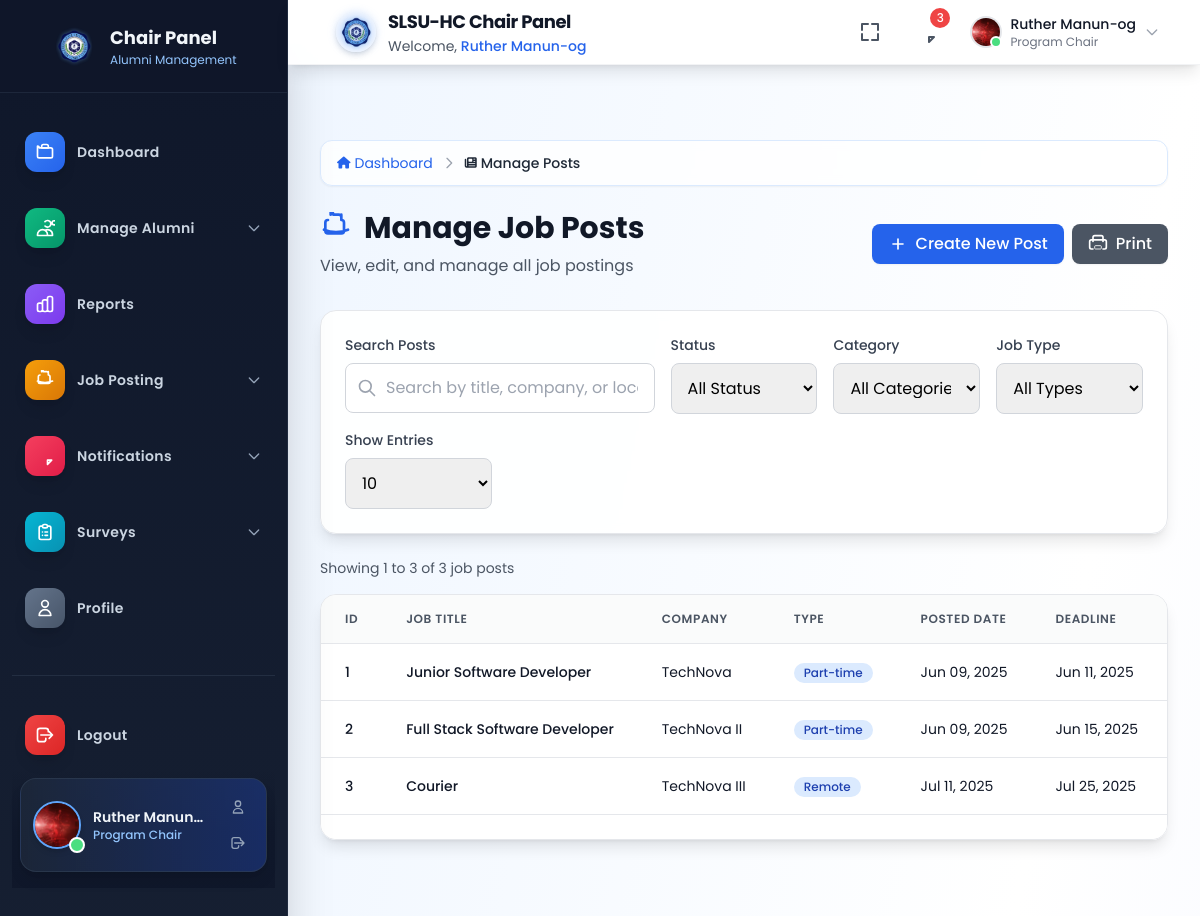
/program_chair/manage-posts.php (signed in), run on the app's committed database.
### tables this page shows
CREATE TABLE `job_posts` (
  `id` int(11) NOT NULL,
  `job_title` varchar(255) NOT NULL,
  `company_name` varchar(255) NOT NULL,
  `company_logo` varchar(255) DEFAULT NULL,
  `job_type` varchar(50) NOT NULL,
  `job_category` varchar(100) NOT NULL,
  `location` varchar(255) NOT NULL,
  `salary_min` decimal(10,2) DEFAULT NULL,
  `salary_max` decimal(10,2) DEFAULT NULL,
  `currency` varchar(3) DEFAULT 'USD',
  `deadline` date NOT NULL,
  `contact_email` varchar(255) NOT NULL,
  `contact_phone` varchar(50) NOT NULL,
  `job_description` text NOT NULL,
  `qualifications` text NOT NULL,
  `how_to_apply` text NOT NULL,
  `job_link` varchar(255) DEFAULT NULL,
  `status` enum('draft','published','archived') NOT NULL DEFAULT 'draft',
  `posted_date` datetime NOT NULL,
  `created_at` timestamp NULL DEFAULT current_timestamp(),
  `updated_at` timestamp NULL DEFAULT current_timestamp() ON UPDATE current_timestamp()
);

### program_chair/manage-posts.php (the view, shortened to what this page needs)
<?php
include 'includes/header.php';
$breadcrumbs = [
    ['label' => 'Dashboard', 'url' => 'index.php', 'icon' => 'fa-home'],
    ['label' => 'Manage Posts', 'icon' => 'fa-newspaper'],
];
$search = isset($_GET['search']) ? $_GET['search'] : '';
$id_sort = isset($_GET['id_sort']) ? $_GET['id_sort'] : '';
$query = "SELECT * FROM job_posts WHERE 1=1";
$count_query = "SELECT COUNT(*) as total FROM job_posts WHERE 1=1";
$params = [];
if ($id_sort === 'asc' || $id_sort === '') {
    $query .= " ORDER BY id ASC";
} elseif ($id_sort === 'desc') {
    $query .= " ORDER BY id DESC";
} else {
    $query .= " ORDER BY posted_date DESC";
}
$entries_options = [5, 10, 15, 20, 25, 50, 100];
$entries_per_page = isset($_GET['entries']) && in_array((int)$_GET['entries'], $entries_options) ? (int)$_GET['entries'] : 10;
$current_page_num = isset($_GET['page']) ? (int)$_GET['page'] : 1;
$offset = ($current_page_num - 1) * $entries_per_page;
$query .= " LIMIT :offset, :limit";
try {
    $stmt = $conn->prepare($count_query);
    $stmt->execute($params);
    $total_records = $stmt->fetch(PDO::FETCH_ASSOC)['total'] ?? 0;
    $stmt = $conn->prepare($query);
    $stmt->bindValue(':offset', $offset, PDO::PARAM_INT);
    $stmt->bindValue(':limit', $entries_per_page, PDO::PARAM_INT);
    $stmt->execute();
    $result = $stmt->fetchAll(PDO::FETCH_ASSOC);
} catch (PDOException $e) {
    echo '<div class="bg-red-100 border border-red-400 text-red-700 px-4 py-3 rounded mb-4">';
    echo 'Database Error: ' . $e->getMessage();
    echo '</div>';
    $result = [];
    $total_records = 0;
    $total_pages = 0;
}
    ?>
<!DOCTYPE html>
<html lang="en">
<head>
    <script src="https://cdn.tailwindcss.com"></script>
    <link rel="stylesheet" href="https://cdnjs.cloudflare.com/ajax/libs/font-awesome/6.4.0/css/all.min.css">
</head>
<body class="bg-gray-50">
    <?php include 'includes/navbar.php'; ?>
    <?php include 'includes/breadcrumb.php'; ?>
    <main class="lg:ml-72 pt-16 min-h-screen bg-gradient-to-br from-blue-50 via-white to-indigo-50">
        <div class="p-4 sm:p-6 lg:p-8">
            <div class="mb-6">
                <nav class="flex items-center space-x-2 text-sm text-gray-600 bg-white/80 backdrop-blur-sm rounded-xl px-4 py-3 shadow-sm border border-blue-100">
                    <?php foreach (
                        isset($breadcrumbs) ? $breadcrumbs : [] as $index => $breadcrumb): ?>
                        <?php if ($index > 0): ?>
                            <svg class="w-4 h-4 text-gray-400" fill="none" stroke="currentColor" viewBox="0 0 24 24">
                                <path stroke-linecap="round" stroke-linejoin="round" stroke-width="2" d="M9 5l7 7-7 7"></path>
                            </svg>
                        <?php endif; ?>
                        <?php if (isset($breadcrumb['url'])): ?>
                            <a href="<?php echo htmlspecialchars($breadcrumb['url']); ?>" class="flex items-center space-x-1 text-blue-600 hover:text-blue-800 transition-colors duration-200">
                                <i class="fas <?php echo htmlspecialchars($breadcrumb['icon']); ?> text-xs"></i>
                                <span><?php echo htmlspecialchars($breadcrumb['label']); ?></span>
                            </a>
                        <?php else: ?>
                            <span class="flex items-center space-x-1 text-gray-800 font-medium">
                                <i class="fas <?php echo htmlspecialchars($breadcrumb['icon']); ?> text-xs"></i>
                                <span><?php echo htmlspecialchars($breadcrumb['label']); ?></span>
                            </span>
                        <?php endif; ?>
                    <?php endforeach; ?>
                </nav>
            </div>
            <div class="mb-8">
                <div class="flex flex-col sm:flex-row sm:items-center sm:justify-between">
                    <div>
                        <h1 class="text-3xl font-bold text-gray-900 flex items-center">
                            Manage Job Posts
                        </h1>
                        <p class="mt-2 text-gray-600">View, edit, and manage all job postings</p>
                    </div>
                    <div class="mt-4 sm:mt-0 flex space-x-2">
                        <a href="create-posts.php" class="inline-flex items-center px-4 py-2 bg-blue-600 hover:bg-blue-700 text-white font-medium rounded-lg transition-colors duration-200 shadow-sm">
                            <svg class="w-5 h-5 mr-2" fill="none" stroke="currentColor" viewBox="0 0 24 24">
                                <path stroke-linecap="round" stroke-linejoin="round" stroke-width="2" d="M12 6v6m0 0v6m0-6h6m-6 0H6"></path>
                            </svg>
                            Create New Post
                        </a>
                        <button type="button" onclick="printTable()" class="inline-flex items-center px-4 py-2 bg-gray-600 hover:bg-gray-700 text-white font-medium rounded-lg transition-colors duration-200 shadow-sm">
                            Print
                        </button>
                    </div>
                </div>
            </div>
            <div class="bg-white/90 backdrop-blur-sm rounded-2xl shadow-lg border border-gray-200 mb-6">
                <div class="p-6">
                    <div class="space-y-4">
                        <div class="grid grid-cols-1 md:grid-cols-2 lg:grid-cols-5 gap-4">
                            <div class="lg:col-span-2">
                                <label class="block text-sm font-medium text-gray-700 mb-2">Search Posts</label>
                                <div class="relative">
                                    <input type="text" id="searchInput" value="<?php echo htmlspecialchars($search); ?>"
                                           class="w-full pl-10 pr-4 py-3 border border-gray-300 rounded-lg focus:ring-2 focus:ring-blue-500 focus:border-blue-500 transition-all duration-200"
                                           placeholder="Search by title, company, or location...">
                                    <div class="absolute inset-y-0 left-0 pl-3 flex items-center pointer-events-none">
                                    </div>
                                </div>
                            </div>
                            <div>
                                <label class="block text-sm font-medium text-gray-700 mb-2">Status</label>
                                <select id="statusDropdown" class="w-full px-3 py-3 border border-gray-300 rounded-lg focus:ring-2 focus:ring-blue-500 focus:border-blue-500 transition-all duration-200">
                                    <option value="">All Status</option>
                                </select>
                            </div>
                            <div>
                                <label class="block text-sm font-medium text-gray-700 mb-2">Category</label>
                                <select id="categoryDropdown" class="w-full px-3 py-3 border border-gray-300 rounded-lg focus:ring-2 focus:ring-blue-500 focus:border-blue-500 transition-all duration-200">
                                    <option value="">All Categories</option>
                                </select>
                            </div>
                            <div>
                                <label class="block text-sm font-medium text-gray-700 mb-2">Job Type</label>
                                <select id="typeDropdown" class="w-full px-3 py-3 border border-gray-300 rounded-lg focus:ring-2 focus:ring-blue-500 focus:border-blue-500 transition-all duration-200">
                                    <option value="">All Types</option>
                                </select>
                            </div>
                            <div>
                                <label class="block text-sm font-medium text-gray-700 mb-2">Show Entries</label>
                                <select id="entriesPerPage" class="w-full px-3 py-3 border border-gray-300 rounded-lg focus:ring-2 focus:ring-blue-500 focus:border-blue-500 transition-all duration-200">
                                    <?php foreach ($entries_options as $opt): ?>
                                        <option value="<?php echo $opt; ?>" <?php if ($entries_per_page == $opt) echo 'selected'; ?>><?php echo $opt; ?></option>
                                    <?php endforeach; ?>
                                </select>
                            </div>
                        </div>
                    </div>
                </div>
            </div>
            <div class="relative">
                <div id="posts-table-container">
                    <div class="mb-4">
                        <p class="text-sm text-gray-600" id="paginationInfo">
                            Showing <?php echo $offset + 1; ?> to <?php echo min($offset + $entries_per_page, $total_records); ?> of <?php echo $total_records; ?> job posts
                        </p>
                    </div>
                    <div class="bg-white/90 backdrop-blur-sm rounded-2xl shadow-lg border border-gray-200 overflow-hidden">
                        <div class="overflow-x-auto">
                            <table class="min-w-full divide-y divide-gray-200">
                                <thead class="bg-gray-50/80">
                                    <tr>
                                        <th class="px-6 py-4 text-left text-xs font-semibold text-gray-600 uppercase tracking-wider">ID</th>
                                        <th class="px-6 py-4 text-left text-xs font-semibold text-gray-600 uppercase tracking-wider">Job Title</th>
                                        <th class="px-6 py-4 text-left text-xs font-semibold text-gray-600 uppercase tracking-wider">Company</th>
                                        <th class="px-6 py-4 text-left text-xs font-semibold text-gray-600 uppercase tracking-wider">Type</th>
                                        <th class="px-6 py-4 text-left text-xs font-semibold text-gray-600 uppercase tracking-wider">Posted Date</th>
                                        <th class="px-6 py-4 text-left text-xs font-semibold text-gray-600 uppercase tracking-wider">Deadline</th>
                                        <th class="px-6 py-4 text-left text-xs font-semibold text-gray-600 uppercase tracking-wider">Status</th>
                                    </tr>
                                </thead>
                                <tbody id="tableBody" class="bg-white divide-y divide-gray-200">
                                <?php if (count($result) > 0): ?>
                                    <?php foreach ($result as $row): ?>
                                        <tr class="hover:bg-blue-50/50 transition-colors duration-150">
                                            <td class="px-6 py-4 whitespace-nowrap text-sm font-medium text-gray-900">
                                                <?php echo $row['id']; ?>
                                            </td>
                                            <td class="px-6 py-4 whitespace-nowrap text-sm font-medium text-gray-900">
                                                <?php echo htmlspecialchars($row['job_title']); ?>
                                            </td>
                                            <td class="px-6 py-4 whitespace-nowrap text-sm text-gray-900">
                                                <?php echo htmlspecialchars($row['company_name']); ?>
                                            </td>
                                            <td class="px-6 py-4 whitespace-nowrap text-sm text-gray-900">
                                                <span class="inline-flex items-center px-2.5 py-0.5 rounded-full text-xs font-medium bg-blue-100 text-blue-800">
                                                    <?php echo htmlspecialchars($row['job_type']); ?>
                                                </span>
                                            </td>
                                            <td class="px-6 py-4 whitespace-nowrap text-sm text-gray-900">
                                                <?php echo date('M d, Y', strtotime($row['posted_date'])); ?>
                                            </td>
                                            <td class="px-6 py-4 whitespace-nowrap text-sm text-gray-900">
                                                <?php echo date('M d, Y', strtotime($row['deadline'])); ?>
                                            </td>
                                            <td class="px-6 py-4 whitespace-nowrap">
                                            </td>
                                        </tr>
                                    <?php endforeach; ?>
                                <?php endif; ?>
                            </tbody>
                        </table>
                    </div>
                    <div class="bg-white px-4 py-3 border-t border-gray-200 sm:px-6">
                    </div>
                </div>
            </div>
        </div>
    </main>
</body>
</html>

### program_chair/assets/chair-panel.css (style rules this page uses)
body { font-family: 'Poppins', sans-serif; background: #f8fafc; }

### data on the page
job_posts: id "1", job_title "Junior Software Developer", company_name "TechNova", job_type "Part-time", posted_date "Jun 09, 2025", deadline "Jun 11, 2025"
job_posts: id "2", job_title "Full Stack Software Developer", company_name "TechNova II", job_type "Part-time", posted_date "Jun 09, 2025", deadline "Jun 15, 2025"
job_posts: id "3", job_title "Courier", company_name "TechNova III", job_type "Remote", posted_date "Jul 11, 2025", deadline "Jul 25, 2025"

### other printed values
$chair_name "Ruther Manun…"
$chair_name "Ruther Manun-og"
$breadcrumb['label'] "Dashboard"
$breadcrumb['label'] "Manage Posts"
$offset + 1 "1"
min($offset + $entries_per_page, $total_records) "3"
$total_records "3"
form field value "10"
